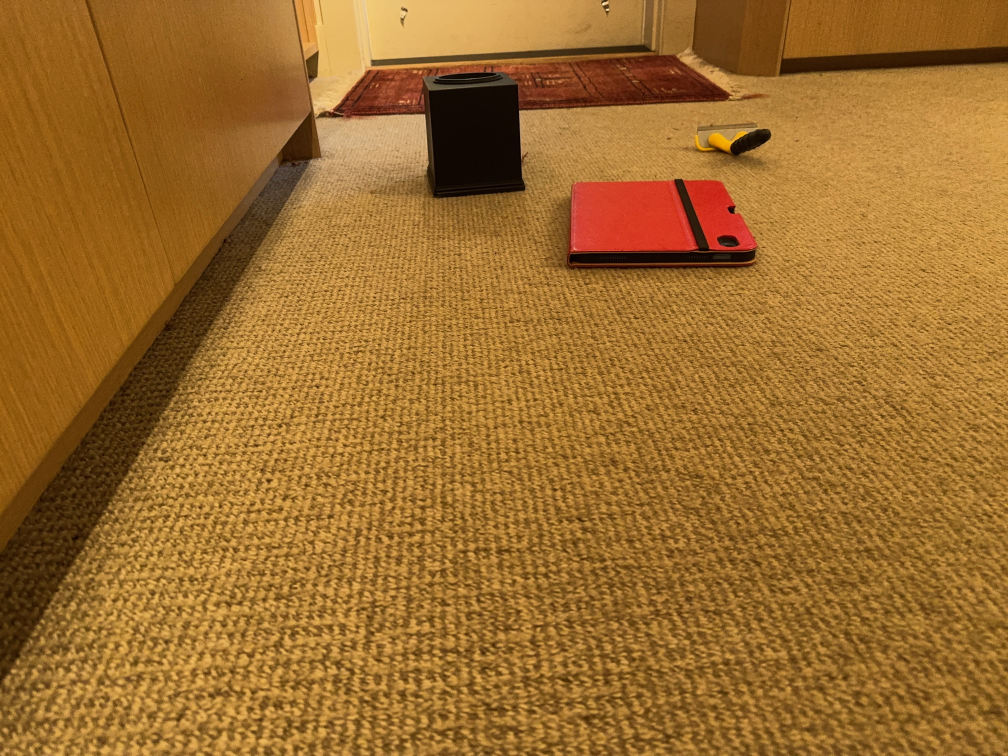
#> input picture datasets/raw/IMG_0096.jpg, 2016 x 1512 px (shown at 1/2 size)
$ python hsv_bounded_stereo_lesson_gemini.py ../../../datasets/raw/IMG_0096.jpg ../../../datasets/raw/IMG_0097.jpg 1.0   (older library calls are emulated)
#> lines starting #> are read from the running program, lines starting #| are printed output that depends on the picture; after the words box and inside, x2 and y2 are one past the last pixel; in counts of white or black regions, pixels touching at a corner belong together
"""
Enhanced HSV-Bounded Stereo Vision Lesson (Restored Stable Version)
Reverted to the "Convex Hull" architecture which provided the cleanest visuals.

SETTINGS RESTORED:
- Black: Lower Value = 0 (Guarantees detection of the dark box)
- Yellow: Lower Saturation = 70 (Guarantees ignoring the beige carpet)
- Red: Lower Saturation = 120 (Ignores the dull rug, keeps the vivid iPad)
- Contours: Convex Hull (Clean polygonal hitboxes)

Usage:
    python hsv_bounded_stereo_lesson.py <left_image> <right_image> <baseline_cm>
"""

import cv2
import numpy as np
import sys

class EnhancedHSVBoundedStereo:
    def __init__(self, left_path, right_path, baseline_cm):
        # 1. Load Images
#> called with left_path = '../../../datasets/raw/IMG_0096.jpg', right_path = '../../../datasets/raw/IMG_0097.jpg', baseline_cm = 1
        raw_left = cv2.imread(left_path)
#> raw_left is the input picture: shape (1512, 2016, 3); mean B, G, R 45, 108.3, 156.5
        raw_right = cv2.imread(right_path)
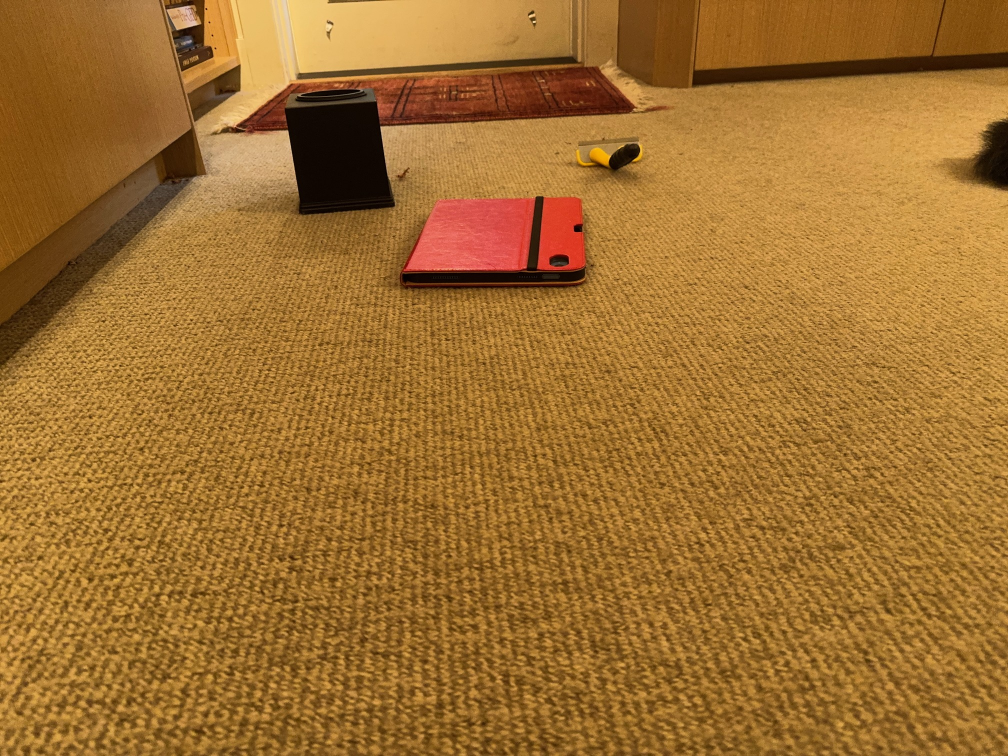
#> input picture datasets/raw/IMG_0097.jpg, 2016 x 1512 px (shown at 1/2 size)
#> raw_right is the input picture: shape (1512, 2016, 3); mean B, G, R 47.9, 111.4, 159.1

        if raw_left is None or raw_right is None:
            print(f"Error: Could not load images")
            sys.exit(1)

        # 2. Resize to Standard Width (800px)
        target_width = 800
        scale = target_width / raw_left.shape[1]
#> scale = 0.397
        new_height = int(raw_left.shape[0] * scale)
#> new_height = 600

        self.left_img = cv2.resize(raw_left, (target_width, new_height))
        self.right_img = cv2.resize(raw_right, (target_width, new_height))
        self.img_height, self.img_width = self.left_img.shape[:2]
#> self.img_height = 600; self.img_width = 800

        print(f"✓ Resized images to {target_width}x{new_height} (Scale: {scale:.2f})")
#| ✓ Resized images to 800x600 (Scale: 0.40)

        self.baseline_cm = baseline_cm
        self.focal_length = 0.8 * self.img_width
#> self.focal_length = 640

        # Convert to HSV
        self.left_hsv = cv2.cvtColor(self.left_img, cv2.COLOR_BGR2HSV)
#> self.left_hsv: shape (600, 800, 3); mean H, S, V 17, 186.7, 156.4

        # 3. RESTORED STABLE COLOR RANGES
        self.color_ranges = {
            'red': {
                # S > 120 kills the Rug, keeps the iPad
                'lower1': np.array([0, 120, 80]),
                'upper1': np.array([10, 255, 255]),
                'lower2': np.array([170, 120, 80]),
                'upper2': np.array([180, 255, 255]),
                'color_bgr': (0, 0, 255),
                'name': 'RED',
                'min_area': 200
            },
            'yellow': {
                # S > 70 is the safe zone for ignoring beige carpet
                'lower': np.array([15, 70, 70]),
                'upper': np.array([35, 255, 255]),
                'color_bgr': (0, 255, 255),
                'name': 'YELLOW',
                'min_area': 20, # Keep small area for brush tip
                'dilate_iters': 4 # Keep dilation to bridge the comb handle
            },
            'black': {
                # BACK TO BASICS: V=0 ensures the box is seen.
                'lower': np.array([0, 0, 0]),
                'upper': np.array([180, 255, 40]),
                'color_bgr': (0, 255, 0),
                'name': 'DARK',
                'min_area': 600,
                'check_aspect': True
            },
        }

        # 4. Merge & Filter Parameters
        self.merge_margin_x = 40
        self.merge_margin_y = 15
        self.merge_max_y_gap = 20

        self.max_box_width_ratio = 0.5
        self.max_aspect_ratio = 5.0

        self.roi_padding = 40

        self.canny_threshold1 = 30
        self.canny_threshold2 = 100

        # Process pipeline
        self.stage1_hsv_region_proposal()
        self.stage2_merge_nearby_detections()
        self.stage3_contour_detection_within_bounds()
        self.stage4_stereo_depth_analysis()

        self.current_mode = '1'

    def create_color_mask(self, color_name):
        if color_name == 'red':
            mask1 = cv2.inRange(self.left_hsv,
                               self.color_ranges['red']['lower1'],
                               self.color_ranges['red']['upper1'])
            mask2 = cv2.inRange(self.left_hsv,
                               self.color_ranges['red']['lower2'],
                               self.color_ranges['red']['upper2'])
            mask = cv2.bitwise_or(mask1, mask2)
        else:
            mask = cv2.inRange(self.left_hsv,
                              self.color_ranges[color_name]['lower'],
                              self.color_ranges[color_name]['upper'])

        # Use custom dilation if specified (for Yellow brush)
        iters = self.color_ranges[color_name].get('dilate_iters', 2)
        kernel = np.ones((5, 5), np.uint8)
        mask = cv2.dilate(mask, kernel, iterations=iters)

        mask = cv2.morphologyEx(mask, cv2.MORPH_OPEN, kernel)
        mask = cv2.morphologyEx(mask, cv2.MORPH_CLOSE, kernel)
        return mask

    def get_contours_from_mask(self, mask, min_area):
        contours, _ = cv2.findContours(mask, cv2.RETR_EXTERNAL, cv2.CHAIN_APPROX_SIMPLE)
        return [cnt for cnt in contours if cv2.contourArea(cnt) > min_area]

    def stage1_hsv_region_proposal(self):
        print("\n" + "="*70)
        print("STAGE 1: HSV REGION PROPOSAL")
        print("="*70)
        self.color_detections = []
        self.color_masks = {}

        for color_name, color_info in self.color_ranges.items():
            mask = self.create_color_mask(color_name)
            self.color_masks[color_name] = mask
            min_area = color_info.get('min_area', 500)
            contours = self.get_contours_from_mask(mask, min_area)

            for cnt in contours:
                x, y, w, h = cv2.boundingRect(cnt)
                area = cv2.contourArea(cnt)
                if color_info.get('check_aspect', False):
                    if w / float(h) > 4.0: continue

                detection = {
                    'color': color_name,
                    'color_name': color_info['name'],
                    'color_bgr': color_info['color_bgr'],
                    'bbox': (x, y, w, h),
                    'contour': cnt,
                    'center': (x + w//2, y + h//2),
                    'area': area
                }
                self.color_detections.append(detection)
#> this loop made 3 passes
#> contours on pass 2: [[[0, 0], [0, 599], [799, 599], [799, 0]]]
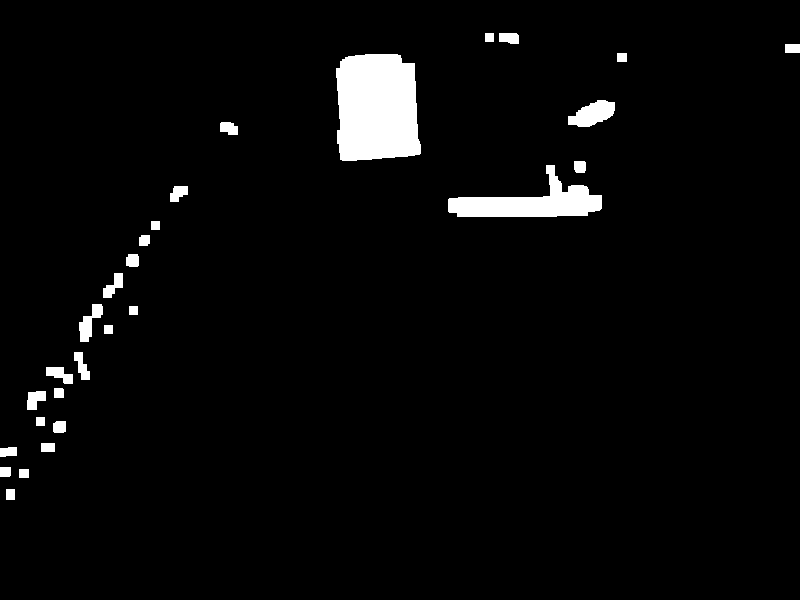
#> mask: shape (600, 800); 3.4% white; 28 white regions, largest, box (x1, y1, x2, y2) and area: (336, 54, 421, 161) 8045, (448, 165, 602, 217) 3557, (568, 100, 615, 127) 815
#> after the loop, self.color_detections = 6 items; self.color_masks = 3 items
        print(f"✓ Found {len(self.color_detections)} colored regions")
#| ✓ Found 6 colored regions

    def should_merge(self, det1, det2):
        x1, y1, w1, h1 = det1['bbox']
        x2, y2, w2, h2 = det2['bbox']
        cy1, cy2 = det1['center'][1], det2['center'][1]
        if abs(cy1 - cy2) > self.merge_max_y_gap: return False
        x1_right, x2_right = x1 + w1, x2 + w2
        y1_bottom, y2_bottom = y1 + h1, y2 + h2
        x_overlap = not (x1_right + self.merge_margin_x < x2 or x2_right + self.merge_margin_x < x1)
        y_overlap = not (y1_bottom + self.merge_margin_y < y2 or y2_bottom + self.merge_margin_y < y1)
        return x_overlap and y_overlap

    def merge_boxes(self, boxes):
        if not boxes: return None
        x_min = min(b[0] for b in boxes)
        y_min = min(b[1] for b in boxes)
        x_max = max(b[0] + b[2] for b in boxes)
        y_max = max(b[1] + b[3] for b in boxes)
        return (x_min, y_min, x_max - x_min, y_max - y_min)

    def stage2_merge_nearby_detections(self):
        print("\n" + "="*70)
        print("STAGE 2: MERGE NEARBY DETECTIONS")
        print("="*70)
        if not self.color_detections:
            self.merged_obstacles = []
            return

        n = len(self.color_detections)
#> n = 6
        parent = list(range(n))
#> parent = [0, 1, 2, 3, 4, 5]
        def find(i):
            if parent[i] != i: parent[i] = find(parent[i])
            return parent[i]
        def union(i, j):
            pi, pj = find(i), find(j)
            if pi != pj: parent[pi] = pj

        for i in range(n):
            for j in range(i + 1, n):
                if self.should_merge(self.color_detections[i], self.color_detections[j]):
                    union(i, j)

        groups = {}
        for i in range(n):
            root = find(i)
            if root not in groups: groups[root] = []
            groups[root].append(i)

        self.merged_obstacles = []
        for group_indices in groups.values():
            group_dets = [self.color_detections[i] for i in group_indices]
            boxes = [d['bbox'] for d in group_dets]
            colors = list(set(d['color_name'] for d in group_dets))
            x, y, w, h = self.merge_boxes(boxes)

            x = max(0, x - self.roi_padding)
            y = max(0, y - self.roi_padding)
            w = min(self.img_width - x, w + 2 * self.roi_padding)
            h = min(self.img_height - y, h + 2 * self.roi_padding)

            if w > (self.img_width * self.max_box_width_ratio): continue
            if (w / float(h)) > self.max_aspect_ratio: continue
            if w * h < 500: continue

            obstacle = {
                'bbox': (x, y, w, h),
                'center': (x + w//2, y + h//2),
                'colors': colors,
                'color_label': '+'.join(sorted(colors)),
                'detections': group_dets,
                'num_components': len(group_dets)
            }
            self.merged_obstacles.append(obstacle)
#> this loop made 5 passes
#> (boxes, colors, x_min in merge_boxes, y_min in merge_boxes, x_max in merge_boxes, y_max in merge_boxes, x, y) on passes 1, 2, 4, 5: ([(447, 139, 158, 78), (448, 165, 154, 52)], ['RED', 'DARK'], 447, 139, 605, 217, 407, 99), ([(259, 40, 324, 58)], ['RED'], 259, 40, 583, 98, 219, 0), ([(568, 100, 47, 27)], ['DARK'], 568, 100, 615, 127, 528, 60), ([(336, 54, 85, 107)], ['DARK'], 336, 54, 421, 161, 296, 14)
#> (colors, x_min in merge_boxes, y_min in merge_boxes, x_max in merge_boxes, y_max in merge_boxes, x, y, w) on pass 3: (['YELLOW'], 0, 0, 800, 600, 0, 0, 800)
#> after the loop, self.merged_obstacles = 3 items
        print(f"✓ Created {len(self.merged_obstacles)} merged obstacles")
#| ✓ Created 3 merged obstacles

    def stage3_contour_detection_within_bounds(self):
        """Stage 3: CONVEX HULL (The Safe & Stable Version)."""
        print("\n" + "="*70)
        print("STAGE 3: CONVEX HULL CONTOURS")
        print("="*70)

        left_gray = cv2.cvtColor(self.left_img, cv2.COLOR_BGR2GRAY)
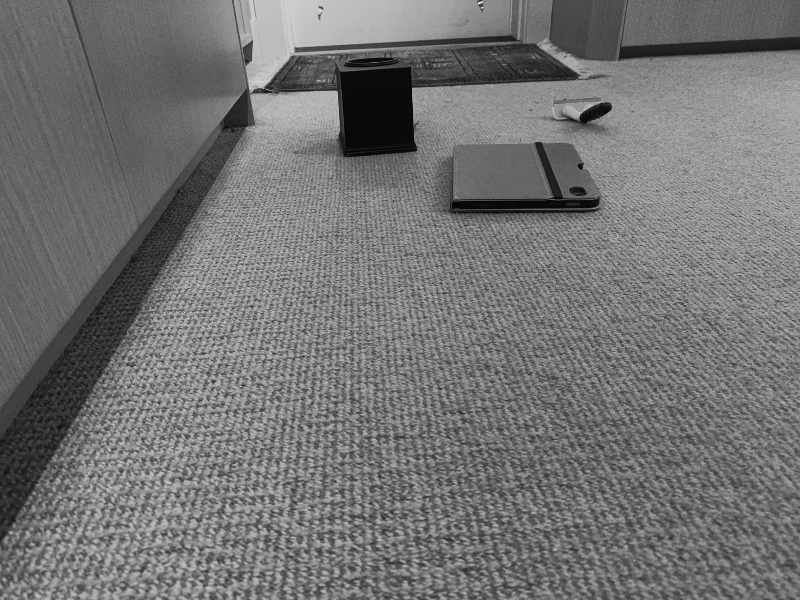
#> left_gray: shape (600, 800); min 2, max 234, mean 115.4

        for obs in self.merged_obstacles:
            x, y, w, h = obs['bbox']

            # 1. Reconstruct the Body from Colors (Solid Anchor)
            color_mask_roi = np.zeros((h, w), dtype=np.uint8)
            unique_color_keys = set(d['color'] for d in obs['detections'])
            for color_key in unique_color_keys:
                if color_key in self.color_masks:
                    mask_crop = self.color_masks[color_key][y:y+h, x:x+w]
                    color_mask_roi = cv2.bitwise_or(color_mask_roi, mask_crop)

            # 2. Get Edges (Details like Silver Comb)
            # Bilateral Filter removes carpet grain but keeps sharp edges
            roi_gray = left_gray[y:y+h, x:x+w]
            roi_filtered = cv2.bilateralFilter(roi_gray, 9, 75, 75)
            edges = cv2.Canny(roi_filtered, self.canny_threshold1, self.canny_threshold2)

            # Close gaps in the edges
            kernel_close = np.ones((3, 3), np.uint8)
            edges = cv2.morphologyEx(edges, cv2.MORPH_CLOSE, kernel_close)

            # 3. Combine (Union of Color + Edges)
            hybrid_mask = cv2.bitwise_or(edges, color_mask_roi)

            # 4. CONVEX HULL LOGIC
            contours, _ = cv2.findContours(hybrid_mask, cv2.RETR_EXTERNAL,
                                           cv2.CHAIN_APPROX_SIMPLE)

            # Collect all valid points
            all_points = []
            for cnt in contours:
                if cv2.arcLength(cnt, False) > 40:
                    all_points.append(cnt)

            final_contours = []
            if all_points:
                # Stack points and wrap the rubber band
                combined_points = np.vstack(all_points)
                hull = cv2.convexHull(combined_points)

                adjusted = hull + np.array([x, y])
                final_contours.append(adjusted)

            obs['edges_roi'] = hybrid_mask
            obs['contours'] = final_contours
            obs['num_contours'] = len(final_contours)
#> this loop made 3 passes
#> (x, y, w, h) on passes 1 to 3: (407, 99, 238, 158), (528, 60, 127, 107), (296, 14, 165, 187)
#> edges: shape (187, 165); 4.1% white in thin lines or dots
#> hybrid_mask: shape (187, 165); 28.6% white; 6 white regions, box (x1, y1, x2, y2) and area: (0, 40, 165, 147) 8180, (0, 29, 165, 45) 330, (0, 24, 165, 34) 165, (152, 143, 165, 187) 84, (20, 62, 30, 71) 31, (21, 0, 26, 6) 21
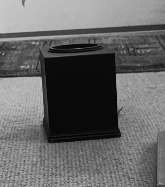
#> roi_gray: shape (187, 165); min 3, max 203, mean 102.9

    def stage4_stereo_depth_analysis(self):
        print("\n" + "="*70)
        print("STAGE 4: STEREO DEPTH ANALYSIS")
        print("="*70)
        for obs in self.merged_obstacles:
            x, y, w, h = obs['bbox']
            block_size = 7
            min_num_disp = 16
            max_num_disp = w - block_size - 8
            max_num_disp = (max_num_disp // 16) * 16
            if max_num_disp < min_num_disp:
                obs['has_depth'] = False; obs['depth_cm'] = None; continue

            num_disparities = min(64, max_num_disp)
            left_roi = self.left_img[y:y+h, x:x+w]
            right_roi = self.right_img[y:y+h, x:x+w]
            left_gray = cv2.cvtColor(left_roi, cv2.COLOR_BGR2GRAY)
            right_gray = cv2.cvtColor(right_roi, cv2.COLOR_BGR2GRAY)

            stereo = cv2.StereoSGBM_create(
                minDisparity=0, numDisparities=num_disparities, blockSize=block_size,
                P1=8*3*block_size**2, P2=32*3*block_size**2,
                disp12MaxDiff=1, uniquenessRatio=10, speckleWindowSize=50, speckleRange=16
            )
            try:
                disparity = stereo.compute(left_gray, right_gray)
                valid = disparity[disparity > 0]
                if len(valid) > 50:
                    avg_disp = np.mean(valid) / 16.0
                    obs['depth_cm'] = (self.baseline_cm * self.focal_length) / avg_disp if avg_disp > 0 else None
                    obs['disparity_roi'] = disparity; obs['has_depth'] = True
                    print(f"  - {obs['color_label']}: Depth ~{obs['depth_cm']:.1f}cm")
                else:
                    obs['has_depth'] = False; obs['depth_cm'] = None
            except cv2.error: obs['has_depth'] = False; obs['depth_cm'] = None
#> this loop made 3 passes
#> (x, y, w, h, max_num_disp, avg_disp) on passes 1 to 3: (407, 99, 238, 158, 208, 43.01), (528, 60, 127, 107, 112, 15.01), (296, 14, 165, 187, 144, 36.97)
#|   - DARK+RED: Depth ~14.9cm
#|   - DARK: Depth ~42.6cm
#|   - DARK: Depth ~17.3cm
#> pass 1, in stage4_stereo_depth_analysis, `disparity = stereo.compute(left_gray, right_gray)`:
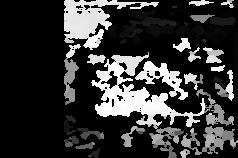
#> disparity: shape (158, 238) int16; min -16, max 1008, mean 195.4; drawn with min black and max white
#> after the loop:
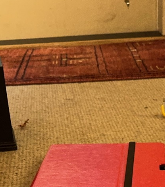
#> right_roi: shape (187, 165, 3); mean B, G, R 57.6, 104.9, 169.6

    def render_mode_1(self):
        display = self.left_img.copy()
        for obs in self.merged_obstacles:
            x, y, w, h = obs['bbox']
            color = obs['detections'][0]['color_bgr']
            cv2.rectangle(display, (x, y), (x+w, y+h), color, 2)
            cv2.putText(display, obs['color_label'], (x, y-5), cv2.FONT_HERSHEY_SIMPLEX, 0.6, color, 2)
#> this loop made 3 passes
#> (x, y, w, h, color) on passes 1 to 3: (407, 99, 238, 158, (0, 0, 255)), (528, 60, 127, 107, (0, 255, 0)), (296, 14, 165, 187, (0, 255, 0))
#> display: shape (600, 800, 3); mean B, G, R 43.9, 108.7, 155.5
        cv2.putText(display, f"1: Merged Regions ({len(self.merged_obstacles)})", (10, 30),
                   cv2.FONT_HERSHEY_SIMPLEX, 0.7, (255, 255, 255), 2)
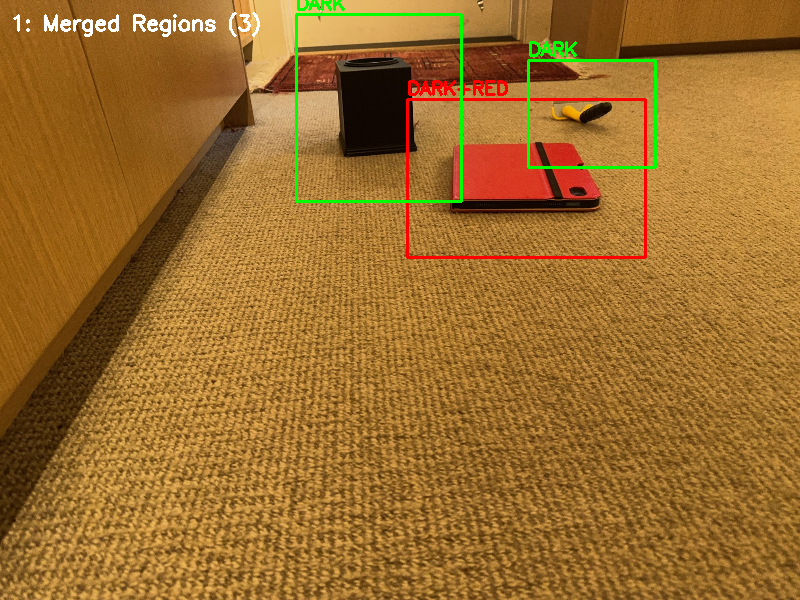
#> display: shape (600, 800, 3); mean B, G, R 44.7, 109.2, 155.8
        return display
    # [41 lines left out: functions render_mode_2, render_mode_3, render_mode_4, render_mode_5, render_mode_6, not called in this run]
    def render_mode_7(self):
        l, r = self.render_mode_1(), self.render_mode_4()
        return np.hstack([cv2.resize(l, (l.shape[1]//2, l.shape[0]//2)), cv2.resize(r, (r.shape[1]//2, r.shape[0]//2))])

    def run(self):
        print("\nPress 1-7 to change views. ESC to exit.")
        while True:
            if self.current_mode == '1': d = self.render_mode_1()
            elif self.current_mode == '2': d = self.render_mode_2()
            elif self.current_mode == '3': d = self.render_mode_3()
            elif self.current_mode == '4': d = self.render_mode_4()
            elif self.current_mode == '5': d = self.render_mode_5()
            elif self.current_mode == '6': d = self.render_mode_6()
            elif self.current_mode == '7': d = self.render_mode_7()
            cv2.imshow("Enhanced Stereo", d)
            key = cv2.waitKey(1) & 0xFF
#> (key q is pressed here)
            if key == 27 or key == ord('q'): break
            elif chr(key) in '1234567': self.current_mode = chr(key)
        cv2.destroyAllWindows()

def main():
    if len(sys.argv) != 4: print("Usage: python script.py <left> <right> <baseline>"); sys.exit(1)
    EnhancedHSVBoundedStereo(sys.argv[1], sys.argv[2], float(sys.argv[3])).run()

if __name__ == "__main__": main()
